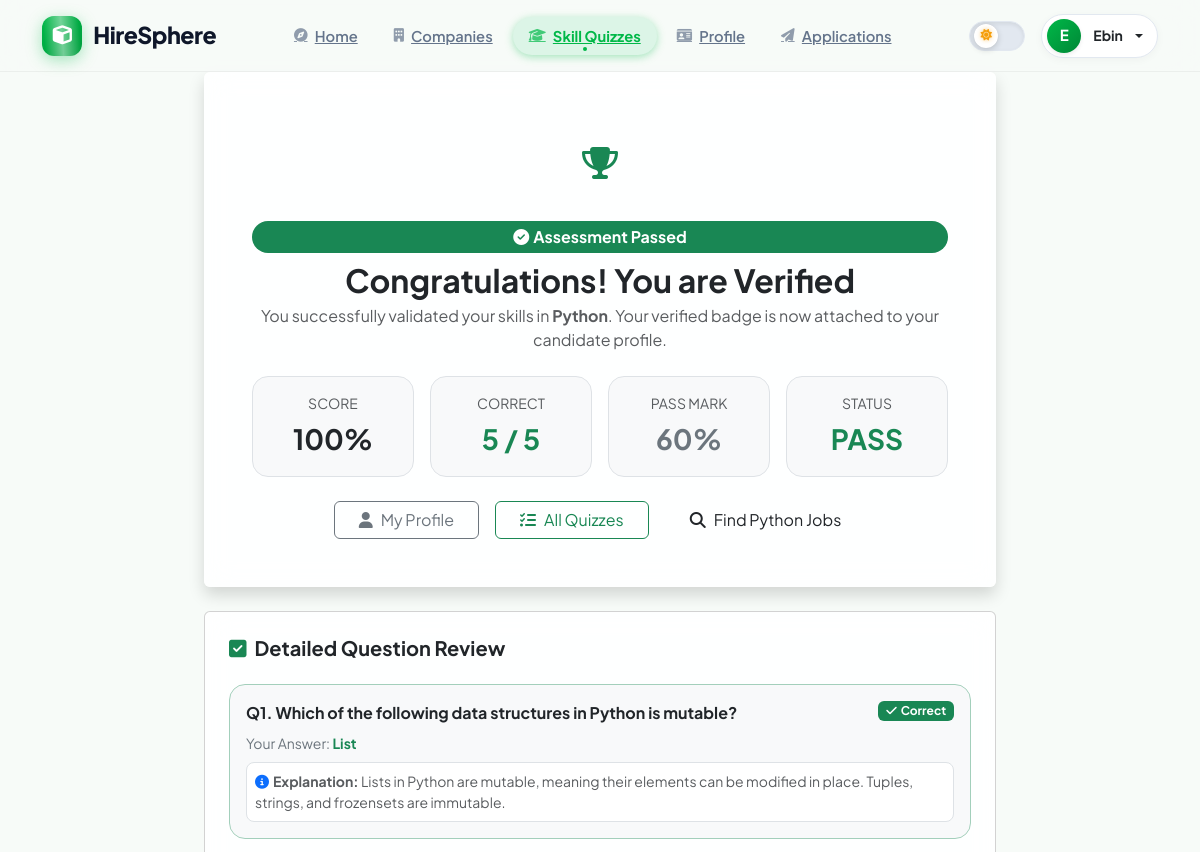
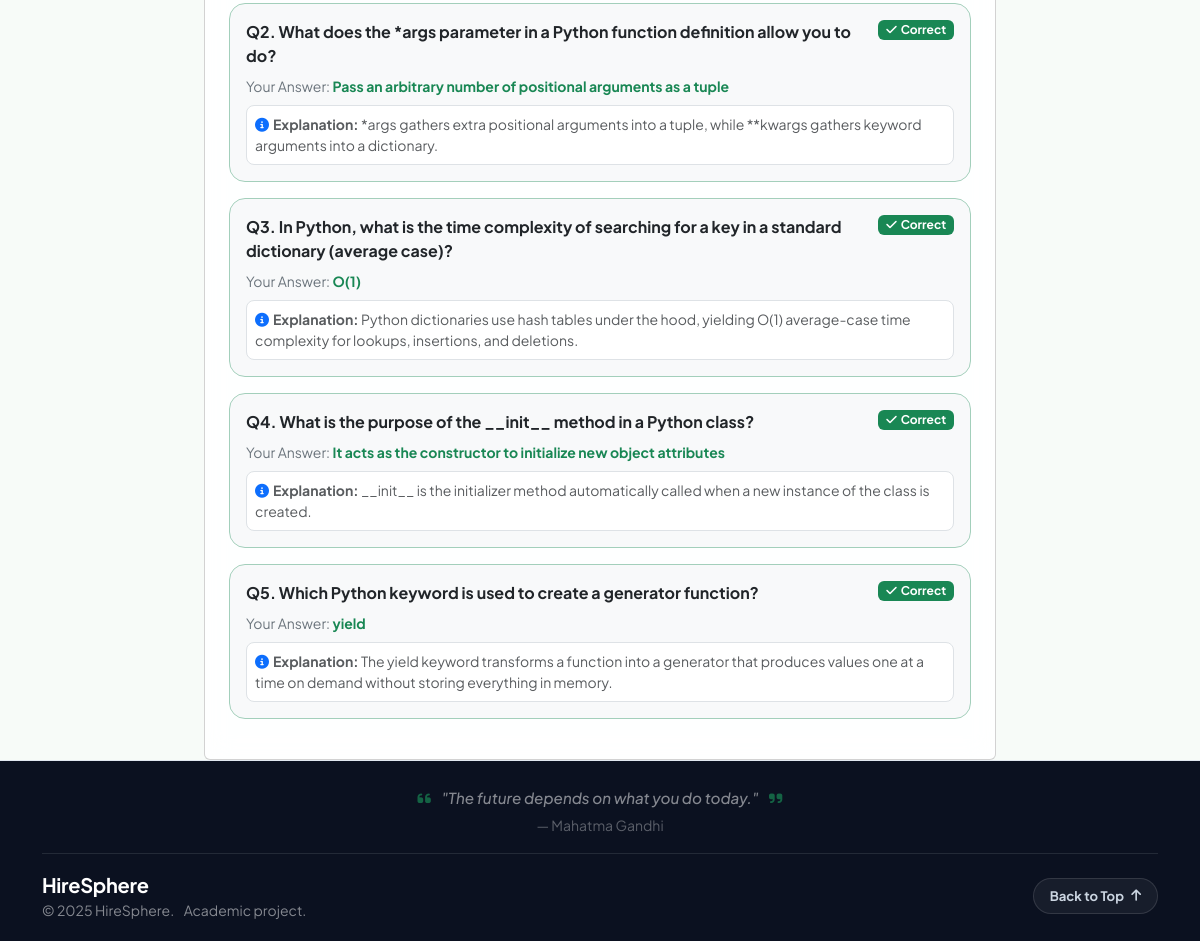
The app's page /users/quizzes/result/1/ (signed in) with its own data (2 pictures, top to bottom).
### apps/users/models.py (models this page shows, shortened)
class User(AbstractUser):
    USER_TYPES = (
        ('seeker', 'Job Seeker'),
        ('company', 'Company Recruiter'),
        ('admin', 'Administrator'),
    )
    user_type = models.CharField(max_length=10, choices=USER_TYPES, default='seeker')
    phone = models.CharField(max_length=15, blank=True)
    profile_picture = models.ImageField(upload_to='profiles/', blank=True, null=True)
    headline = models.CharField(max_length=150, blank=True, default='')
    education = models.CharField(max_length=200, blank=True, default='')
    experience_years = models.IntegerField(default=0)
    skills = models.TextField(blank=True, default='', help_text="Comma-separated skills declared by user")
    location = models.CharField(max_length=100, blank=True, default='')
    bio = models.TextField(blank=True, default='')
    resume = models.FileField(upload_to='resumes/', blank=True, null=True)
    resume_score = models.IntegerField(default=0, help_text="ATS Quality Score 0-100")
    resume_feedback = models.TextField(blank=True, default='', help_text="Recommendations and suggestions")
    is_verified = models.BooleanField(default=False)
    date_verified = models.DateTimeField(null=True, blank=True)
    anonymous_in_screening = models.BooleanField(default=True, help_text="Hide personal identifiers during initial screening")

class QuizAttempt(models.Model):
    user = models.ForeignKey(User, on_delete=models.CASCADE, related_name='quiz_attempts')
    category = models.ForeignKey(QuizCategory, on_delete=models.CASCADE)
    score_percentage = models.IntegerField(default=0)
    total_questions = models.IntegerField(default=0)
    correct_count = models.IntegerField(default=0)
    passed = models.BooleanField(default=False)
    created_at = models.DateTimeField(auto_now_add=True)
    class Meta:
        ordering = ['-created_at']

class QuizCategory(models.Model):
    name = models.CharField(max_length=100, unique=True)
    description = models.TextField(blank=True)
    icon = models.CharField(max_length=50, default="fa-code")
    passing_score = models.IntegerField(default=60, help_text="Passing percentage")
    class Meta:
        verbose_name_plural = "Quiz Categories"

class UserAnswer(models.Model):
    attempt = models.ForeignKey(QuizAttempt, on_delete=models.CASCADE, related_name='answers', null=True, blank=True)
    user = models.ForeignKey(User, on_delete=models.CASCADE)
    question = models.ForeignKey(Question, on_delete=models.CASCADE)
    selected_answer = models.CharField(max_length=255)
    is_correct = models.BooleanField(default=False)

class Question(models.Model):
    category = models.ForeignKey(QuizCategory, on_delete=models.CASCADE, related_name='questions')
    question = models.TextField()
    option1 = models.CharField(max_length=255)
    option2 = models.CharField(max_length=255)
    option3 = models.CharField(max_length=255)
    option4 = models.CharField(max_length=255)
    correct_answer = models.CharField(max_length=255)
    explanation = models.TextField(blank=True, default='')

### apps/users/views.py (the view)
# urls.py: path('quizzes/result/<int:attempt_id>/', views.quiz_result, name='quiz_result'),
@login_required
def quiz_result(request, attempt_id):
    attempt = get_object_or_404(QuizAttempt.objects.select_related('category'), id=attempt_id, user=request.user)
    user_answers = attempt.answers.select_related('question').all()
    return render(request, 'users/quiz_result.html', {
        'attempt': attempt,
        'user_answers': user_answers,
    })

### apps/users/templates/users/quiz_result.html (shortened to what this page needs)
{% extends 'base.html' %}
{% block content %}
<div class="row justify-content-center">
    <div class="col-lg-8">
        <div class="card card-custom p-5 text-center mb-4 border-0 shadow">
            {% if attempt.passed %}
                <div class="mb-3">
                    <span class="p-3 bg-mint-subtle text-success rounded-circle d-inline-flex align-items-center justify-content-center" style="width: 85px; height: 85px;">
                        <i class="fas fa-trophy fa-2x"></i>
                    </span>
                </div>
                <span class="badge bg-success px-3 py-2 rounded-pill fs-6 mb-2"><i class="fas fa-check-circle me-1"></i>Assessment Passed</span>
                <h2 class="fw-bold mb-1">Congratulations! You are Verified</h2>
                <p class="text-muted mb-4">You successfully validated your skills in <strong>{{ attempt.category.name }}</strong>. Your verified badge is now attached to your candidate profile.</p>
            {% endif %}
            <div class="row g-3 justify-content-center mb-4">
                <div class="col-6 col-md-3">
                    <div class="p-3 bg-light rounded-4 border">
                        <div class="small text-muted text-uppercase mb-1">Score</div>
                        <div class="fs-3 fw-bold text-dark">{{ attempt.score_percentage }}%</div>
                    </div>
                </div>
                <div class="col-6 col-md-3">
                    <div class="p-3 bg-light rounded-4 border">
                        <div class="small text-muted text-uppercase mb-1">Correct</div>
                        <div class="fs-3 fw-bold text-success">{{ attempt.correct_count }} / {{ attempt.total_questions }}</div>
                    </div>
                </div>
                <div class="col-6 col-md-3">
                    <div class="p-3 bg-light rounded-4 border">
                        <div class="small text-muted text-uppercase mb-1">Pass Mark</div>
                        <div class="fs-3 fw-bold text-secondary">{{ attempt.category.passing_score }}%</div>
                    </div>
                </div>
                <div class="col-6 col-md-3">
                    <div class="p-3 bg-light rounded-4 border">
                        <div class="small text-muted text-uppercase mb-1">Status</div>
                        <div class="fs-3 fw-bold {% if attempt.passed %}text-success{% else %}text-danger{% endif %}">
                            {% if attempt.passed %}PASS{% else %}RETRY{% endif %}
                        </div>
                    </div>
                </div>
            </div>
            <div class="d-flex flex-wrap justify-content-center gap-3">
                <a href="{% url 'users:profile' %}" class="btn btn-outline-secondary px-4"><i class="fas fa-user me-2"></i>My Profile</a>
                <a href="{% url 'users:quiz_catalog' %}" class="btn btn-outline-success px-4"><i class="fas fa-list-check me-2"></i>All Quizzes</a>
                <a href="{% url 'jobs:home' %}?q={{ attempt.category.name }}" class="btn btn-brand px-4"><i class="fas fa-magnifying-glass me-2"></i>Find {{ attempt.category.name }} Jobs</a>
            </div>
        </div>
        <div class="card card-custom p-4">
            <h5 class="fw-bold mb-4"><i class="fas fa-square-check text-success me-2"></i>Detailed Question Review</h5>
            {% for item in user_answers %}
            <div class="p-3 rounded-4 mb-3 border {% if item.is_correct %}border-success-subtle bg-light{% else %}border-danger-subtle bg-light{% endif %}">
                <div class="d-flex justify-content-between align-items-start gap-2 mb-2">
                    <span class="fw-bold text-dark">Q{{ forloop.counter }}. {{ item.question.question }}</span>
                    {% if item.is_correct %}
                        <span class="badge bg-success"><i class="fas fa-check me-1"></i>Correct</span>
                    {% else %}
                        <span class="badge bg-danger"><i class="fas fa-xmark me-1"></i>Incorrect</span>
                    {% endif %}
                </div>
                <div class="small text-secondary mb-1">
                    Your Answer: <strong class="{% if item.is_correct %}text-success{% else %}text-danger{% endif %}">{{ item.selected_answer|default:"No Answer" }}</strong>
                </div>
                {% if item.question.explanation %}
                <div class="p-2 rounded-3 bg-white border mt-2 small text-muted">
                    <i class="fas fa-info-circle text-primary me-1"></i><strong>Explanation:</strong> {{ item.question.explanation }}
                </div>
                {% endif %}
            </div>
            {% endfor %}
        </div>
    </div>
</div>
{% endblock %}

### templates/base.html (shortened to what this page needs)
<!DOCTYPE html>
<html lang="en" data-theme="light">
<head>
    <link href="https://cdn.jsdelivr.net/npm/bootstrap@5.3.2/dist/css/bootstrap.min.css" rel="stylesheet">
    <link href="https://cdnjs.cloudflare.com/ajax/libs/font-awesome/6.5.1/css/all.min.css" rel="stylesheet">
</head>
<body>
{% block background_canvas %}
<div class="overall-3d-bg" id="overall3DContainer">
</div>
{% endblock background_canvas %}
{% block navbar %}
<nav class="navbar navbar-expand-lg navbar-hs">
    <div class="container">
        <a class="navbar-brand-hs" href="{% url 'jobs:home' %}">
            <div class="logo-icon"><i class="fas fa-cube"></i></div>
            <span>HireSphere</span>
        </a>
        <div class="collapse navbar-collapse" id="navMain">
            <ul class="navbar-nav mx-auto align-items-center gap-1 my-3 my-lg-0">
                <li class="nav-item">
                    <a class="nav-link-hs {% if request.resolver_match.url_name == 'home' %}active{% endif %}" href="{% url 'jobs:home' %}">
                        <i class="fas fa-compass"></i> Home
                    </a>
                </li>
                <li class="nav-item">
                    <a class="nav-link-hs {% if 'companies' in request.path %}active{% endif %}" href="{% url 'companies:directory' %}">
                        <i class="fas fa-building"></i> Companies
                    </a>
                </li>
                <li class="nav-item">
                    <a class="nav-link-hs {% if 'quizzes' in request.path %}active{% endif %}" href="{% url 'users:quiz_catalog' %}">
                        <i class="fas fa-graduation-cap"></i> Skill Quizzes
                    </a>
                </li>
                {% if user.is_authenticated and user.user_type == 'seeker' %}
                <li class="nav-item">
                    <a class="nav-link-hs {% if 'profile' in request.path %}active{% endif %}" href="{% url 'users:profile' %}">
                        <i class="fas fa-id-card"></i> Profile
                    </a>
                </li>
                <li class="nav-item">
                    <a class="nav-link-hs" href="{% url 'users:my_applications' %}">
                        <i class="fas fa-paper-plane"></i> Applications
                    </a>
                </li>
                {% endif %}
            </ul>
            <div class="d-flex align-items-center gap-2">
                <button class="theme-switch-pill me-2" id="themeToggleBtn" type="button" aria-label="Toggle Dark/Light Mode" title="Toggle Dark/Light Mode">
                    <span class="theme-switch-track">
                        <span class="theme-switch-thumb">
                            <i class="fas fa-sun icon-sun"></i>
                        </span>
                    </span>
                </button>
                {% if user.is_authenticated %}
                <div class="dropdown">
                    <a class="user-chip-btn text-decoration-none dropdown-toggle text-dark fw-bold" href="#" role="button" data-bs-toggle="dropdown">
                        {% if user.profile_picture %}
                            <img src="{{ user.profile_picture.url }}" class="rounded-circle border border-2 border-success" width="34" height="34" style="object-fit: cover;" alt="Avatar">
                        {% else %}
                            <div class="rounded-circle d-flex align-items-center justify-content-center text-white fw-bold shadow-sm" style="width: 34px; height: 34px; background: linear-gradient(135deg, var(--hs-green), #008736); font-size: 0.95rem;">
                                {{ user.first_name|default:user.username|slice:":1"|upper }}
                            </div>
                        {% endif %}
                        <span class="d-none d-sm-inline small ms-1">{{ user.first_name|default:user.username }}</span>
                    </a>
                </div>
                {% endif %}
            </div>
        </div>
    </div>
</nav>
{% endblock navbar %}
<main class="flex-grow-1 position-relative">
    {% block content %}{% endblock %}
</main>
{% block footer %}
<footer style="background-color: var(--footer-bg); border-top: 1px solid var(--hs-border); padding: 26px 0 20px 0; margin-top: auto; position: relative; z-index: 10;">
    <div class="container">
        <div class="text-center mb-3 pb-3 border-bottom border-secondary border-opacity-25">
            <p class="fst-italic text-white-50 mb-1" style="font-size: 0.95rem; font-weight: 500;">
                <i class="fas fa-quote-left text-success me-2" style="opacity: 0.7;"></i>
                <span id="footerCareerQuote">"The future depends on what you do today."</span>
                <i class="fas fa-quote-right text-success ms-2" style="opacity: 0.7;"></i>
            </p>
            <span class="small text-white-50" style="opacity: 0.65;" id="footerCareerAuthor">&mdash; Mahatma Gandhi</span>
        </div>
        <div class="d-flex flex-wrap justify-content-between align-items-center gap-3">
            <div>
                <div class="fw-bold text-white fs-5" style="letter-spacing: -0.3px;">HireSphere</div>
                <div class="text-white-50 small">&copy; 2025 HireSphere.&nbsp;&nbsp;&nbsp;&nbsp;Academic project.</div>
            </div>
            <div>
                <button type="button" class="back-to-top-btn" onclick="window.scrollTo({top: 0, behavior: 'smooth'});" aria-label="Back to Top">
                    <span>Back to Top</span>
                    <i class="fas fa-arrow-up"></i>
                </button>
            </div>
        </div>
    </div>
</footer>
{% endblock footer %}
</body>
</html>

### records on screen
User: first_name "E", first_name "Ebin"
QuizAttempt: category.name "Python", score_percentage "100", correct_count "5", total_questions "5", category.passing_score "60"
UserAnswer: question.question "Which of the following data structures in Python is mutable?", is_correct True (drawn), selected_answer "List", question.explanation "Lists in Python are mutable, meaning their elements can be modified in place. Tuples, strings, and frozensets are immutable."
UserAnswer: question.question "What does the *args parameter in a Python function definition allow you to do?", is_correct True (drawn), selected_answer "Pass an arbitrary number of positional arguments as a tuple", question.explanation "*args gathers extra positional arguments into a tuple, while **kwargs gathers keyword arguments into a dictionary."
UserAnswer: question.question "In Python, what is the time complexity of searching for a key in a standard dictionary (average case)?", is_correct True (drawn), selected_answer "O(1)", question.explanation "Python dictionaries use hash tables under the hood, yielding O(1) average-case time complexity for lookups, insertions, and deletions."
UserAnswer: question.question "What is the purpose of the __init__ method in a Python class?", is_correct True (drawn), selected_answer "It acts as the constructor to initialize new object attributes", question.explanation "__init__ is the initializer method automatically called when a new instance of the class is created."
UserAnswer: question.question "Which Python keyword is used to create a generator function?", is_correct True (drawn), selected_answer "yield", question.explanation "The yield keyword transforms a function into a generator that produces values one at a time on demand without storing everything in memory."
